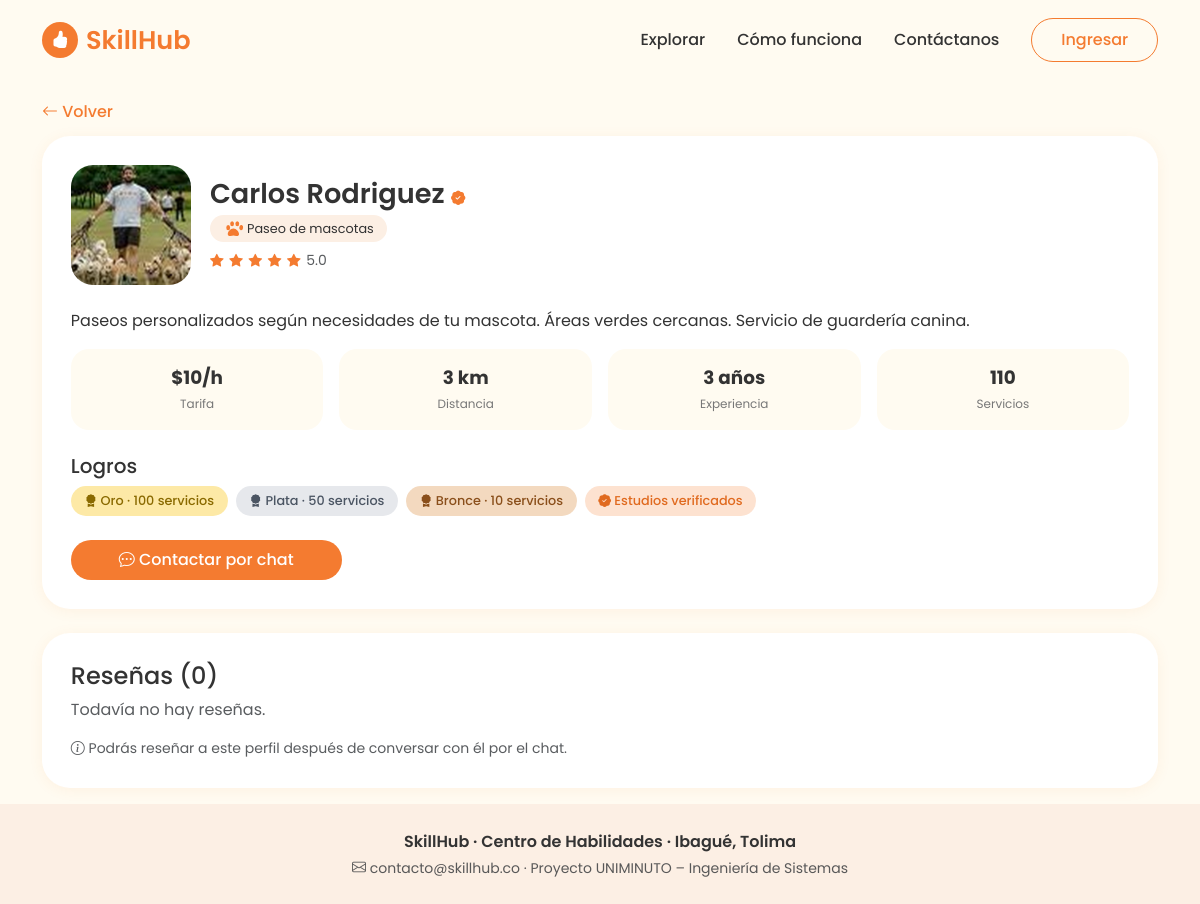
Page /perfil/2 on the committed database.
### tables this page shows
CREATE TABLE oferentes (
    id INTEGER PRIMARY KEY AUTOINCREMENT,
    usuario_id INTEGER REFERENCES usuarios(id),
    nombre TEXT NOT NULL,
    categoria TEXT NOT NULL,
    descripcion TEXT NOT NULL,
    tarifa INTEGER NOT NULL,
    distancia_km REAL NOT NULL,
    calificacion REAL NOT NULL DEFAULT 0,
    anios_experiencia INTEGER NOT NULL DEFAULT 0,
    servicios_completados INTEGER NOT NULL DEFAULT 0,
    verificado INTEGER NOT NULL DEFAULT 0,
    foto TEXT
);

### controllers/main_controller.py (the view)
@bp.route("/perfil/<int:oferente_id>")
def perfil(oferente_id):
    o = OferenteModel.obtener(oferente_id)
    if o is None:
        abort(404)
    puede_resenar = bool(g.usuario) and MensajeModel.hay_interaccion(g.usuario["id"], oferente_id)
    return render_template(
        "perfil.html", o=o, categorias=CATEGORIAS,
        medallas=OferenteModel.medallas(o["servicios_completados"]),
        resenas=ResenaModel.listar(oferente_id), puede_resenar=puede_resenar,
    )

### app.py (called while the page is built)
def create_app():
    app = Flask(__name__, template_folder=Config.TEMPLATES_FOLDER,
                static_folder=Config.STATIC_FOLDER)
    app.config.from_object(Config)
    database.init_app(app)
    app.before_request(cargar_usuario)
    app.register_blueprint(main_controller.bp)
    app.register_blueprint(auth_controller.bp)
    app.register_blueprint(chat_controller.bp)
    @app.context_processor
    def globales():
        return {"usuario": g.get("usuario"), "NOMBRES_CATEGORIA": CATEGORIAS}
    @app.errorhandler(404)
    def no_encontrado(_):
        return render_template("404.html"), 404
    return app

### controllers/utils.py (called while the page is built)
def cargar_usuario():
    uid = session.get("usuario_id")
    g.usuario = UsuarioModel.por_id(uid) if uid else None

### database.py (called while the page is built)
def get_db():
    if "db" not in g:
        g.db = sqlite3.connect(current_app.config["DATABASE"])
        g.db.row_factory = sqlite3.Row
        g.db.execute("PRAGMA foreign_keys = ON")
    return g.db

### models/oferente_model.py (called while the page is built)
    @staticmethod
    def obtener(oferente_id):
        return get_db().execute(
            "SELECT * FROM oferentes WHERE id = ?", (oferente_id,)
        ).fetchone()

    @staticmethod
    def medallas(servicios):
        return [{"nivel": n, "detalle": d} for minimo, n, d in MEDALLAS if servicios >= minimo]

### models/resena_model.py (called while the page is built)
    @staticmethod
    def listar(oferente_id):
        return get_db().execute(
            """SELECT r.*, u.nombre AS autor FROM resenas r
               JOIN usuarios u ON u.id = r.usuario_id
               WHERE r.oferente_id = ? ORDER BY r.id DESC""",
            (oferente_id,),
        ).fetchall()

### views/templates/perfil.html (shortened to what this page needs)
{% extends 'base.html' %}
{% from '_macros.html' import estrellas, foto, icono %}
{% block contenido %}
<a href="{{ url_for('main.index') }}" class="volver"><i class="bi bi-arrow-left"></i> Volver</a>
<section class="perfil-card">
  <div class="perfil-cabecera">
    {{ foto(o, 'avatar avatar-grande') }}
    <div>
      <h1>{{ o['nombre'] }}
        {% if o['verificado'] %}<i class="bi bi-patch-check-fill verificado" title="Estudios verificados"></i>{% endif %}
      </h1>
      <span class="badge-cat">{{ icono(o['categoria']) }} {{ categorias[o['categoria']] }}</span>
      <div class="mt-2">{{ estrellas(o['calificacion']) }} <small class="text-muted">{{ o['calificacion'] }}</small></div>
    </div>
  </div>
  <p class="mt-4">{{ o['descripcion'] }}</p>
  <div class="row g-3 datos">
    <div class="col-6 col-md-3"><div class="dato"><strong>${{ o['tarifa'] }}/h</strong><span>Tarifa</span></div></div>
    <div class="col-6 col-md-3"><div class="dato"><strong>{{ '%g' % o['distancia_km'] }} km</strong><span>Distancia</span></div></div>
    <div class="col-6 col-md-3"><div class="dato"><strong>{{ o['anios_experiencia'] }} años</strong><span>Experiencia</span></div></div>
    <div class="col-6 col-md-3"><div class="dato"><strong>{{ o['servicios_completados'] }}</strong><span>Servicios</span></div></div>
  </div>
  <h5 class="mt-4">Logros</h5>
  <div class="d-flex flex-wrap gap-2">
    {% for m in medallas %}
      <span class="medalla medalla-{{ m['nivel']|lower }}"><i class="bi bi-award-fill"></i> {{ m['nivel'] }} · {{ m['detalle'] }}</span>
    {% else %}<span class="text-muted small">Aún sin medallas.</span>{% endfor %}
    {% if o['verificado'] %}<span class="medalla medalla-ver"><i class="bi bi-patch-check-fill"></i> Estudios verificados</span>{% endif %}
  </div>
  <a class="btn btn-sh mt-4 px-5" href="{{ url_for('chat.sala', oferente_id=o['id']) }}">
    <i class="bi bi-chat-dots"></i> Contactar por chat
  </a>
</section>
<section class="perfil-card mt-4">
  <h4>Reseñas ({{ resenas|length }})</h4>
  {% for r in resenas %}
    <div class="resena">
      <div><strong>{{ r['autor'] }}</strong> {{ estrellas(r['estrellas']) }}</div>
      <p class="mb-0">{{ r['comentario'] }}</p>
    </div>
  {% else %}<p class="text-muted">Todavía no hay reseñas.</p>{% endfor %}
  {% if puede_resenar %}
    <form method="post" action="{{ url_for('main.resenar', oferente_id=o['id']) }}" class="mt-4">
      <h6>Deja tu reseña</h6>
      <select name="estrellas" class="form-select mb-2" required>
        <option value="">Calificación…</option>
        {% for i in range(5, 0, -1) %}<option value="{{ i }}">{{ i }} estrella{{ 's' if i > 1 }}</option>{% endfor %}
      </select>
      <textarea name="comentario" class="form-control mb-2" rows="3" maxlength="400" placeholder="Cuéntanos cómo fue el servicio" required></textarea>
      <button class="btn btn-sh px-4">Publicar</button>
    </form>
  {% else %}
    <p class="small text-muted mt-3 mb-0"><i class="bi bi-info-circle"></i> Podrás reseñar a este perfil después de conversar con él por el chat.</p>
  {% endif %}
</section>
{% endblock %}

### views/templates/base.html (shortened to what this page needs)
<!DOCTYPE html>
<html lang="es">
<head>
  <link href="https://cdn.jsdelivr.net/npm/bootstrap@5.3.3/dist/css/bootstrap.min.css" rel="stylesheet">
  <link href="https://cdn.jsdelivr.net/npm/bootstrap-icons@1.11.3/font/bootstrap-icons.min.css" rel="stylesheet">
  <link href="{{ url_for('static', filename='css/style.css') }}" rel="stylesheet">
</head>
<body>
  <nav class="navbar navbar-expand-lg sh-nav">
    <div class="container-xl">
      <a class="navbar-brand sh-logo" href="{{ url_for('main.index') }}">
        <span class="sh-logo-icono"><i class="bi bi-hand-thumbs-up-fill"></i></span>SkillHub
      </a>
      <div class="collapse navbar-collapse justify-content-end" id="menu">
        <ul class="navbar-nav align-items-lg-center gap-lg-3">
          <li class="nav-item"><a class="nav-link" href="{{ url_for('main.index') }}#resultados">Explorar</a></li>
          <li class="nav-item"><a class="nav-link" href="{{ url_for('main.index') }}#como-funciona">Cómo funciona</a></li>
          <li class="nav-item"><a class="nav-link" href="#contacto">Contáctanos</a></li>
          <li class="nav-item ms-lg-2">
            {% if usuario %}
              <span class="me-2 small text-muted d-none d-lg-inline">Hola, {{ usuario['nombre'].split()[0] }}</span>
              <a class="btn btn-sh-outline" href="{{ url_for('auth.logout') }}">Salir</a>
            {% else %}
              <a class="btn btn-sh-outline" href="{{ url_for('auth.login') }}">Ingresar</a>
            {% endif %}
          </li>
        </ul>
      </div>
    </div>
  </nav>
  <main class="container-xl">
    {% block contenido %}{% endblock %}
  </main>
  <footer id="contacto" class="sh-footer">
    <div class="container-xl text-center">
      <p class="mb-1 fw-semibold">SkillHub · Centro de Habilidades · Ibagué, Tolima</p>
      <p class="mb-0 small text-muted">
        <i class="bi bi-envelope"></i> contacto@skillhub.co · Proyecto UNIMINUTO – Ingeniería de Sistemas
      </p>
    </div>
  </footer>
</body>
</html>

### views/templates/_macros.html (shortened to what this page needs)
{% macro estrellas(valor) %}
  <span class="estrellas" aria-label="{{ valor }} de 5 estrellas">
    {% for i in range(1, 6) %}
      <i class="bi {{ 'bi-star-fill' if valor >= i - 0.25 else ('bi-star-half' if valor >= i - 0.75 else 'bi-star') }}"></i>
    {% endfor %}
  </span>
{% endmacro %}
{% macro foto(o, clase='avatar') %}
  {% if o['foto'] %}
    <img class="{{ clase }}" src="{{ url_for('static', filename='img/' + o['foto']) }}" alt="Foto de {{ o['nombre'] }}">
  {% else %}
    <span class="{{ clase }} avatar-inicial" aria-hidden="true">{{ o['nombre'][0] }}</span>
  {% endif %}
{% endmacro %}

### static/css/style.css (style rules this page uses)
:root { --sh-naranja: #f47b30; --sh-naranja-osc: #e06a1f; --sh-crema: #fffbf1; --sh-durazno: #fdd9bf; --sh-chip: #fcefe4; --sh-texto: #333; }
* { font-family: 'Poppins', system-ui, sans-serif; }
body { background: var(--sh-crema); color: var(--sh-texto); }
a { color: var(--sh-naranja); }
.sh-nav { padding: 1rem 0; }
.sh-logo { display: flex; align-items: center; gap: .5rem; color: var(--sh-naranja) !important; font-weight: 600; font-size: 1.6rem; }
.sh-logo-icono { background: var(--sh-naranja); color: #fff; width: 36px; height: 36px; border-radius: 50%; display: inline-flex; align-items: center; justify-content: center; font-size: 1.1rem; }
.sh-nav .nav-link { color: var(--sh-texto); font-weight: 500; }
.btn-sh { background: var(--sh-naranja); color: #fff; border: 0; border-radius: 50rem; font-weight: 500; padding: .5rem 1.5rem; }
.btn-sh-outline { border: 1px solid var(--sh-naranja); color: var(--sh-naranja); border-radius: 50rem; padding: .55rem 1.8rem; font-weight: 500; background: transparent; }
.icono-svg { width: 1.3rem; height: 1.3rem; }
.avatar { width: 94px; height: 94px; border-radius: 22px; object-fit: cover; display: block; margin: 0 auto .35rem; }
.estrellas { color: var(--sh-naranja); font-size: .85rem; letter-spacing: 1px; }
.verificado { color: var(--sh-naranja); font-size: .9rem; }
.sh-footer { background: var(--sh-chip); padding: 1.6rem 0; margin-top: 1rem; }
.volver { display: inline-block; margin: 1.2rem 0 .8rem; text-decoration: none; font-weight: 500; }
.perfil-card { background: #fff; border-radius: 28px; padding: 1.8rem; box-shadow: 0 2px 14px rgba(244,123,48,.08); }
.perfil-cabecera { display: flex; align-items: center; gap: 1.2rem; flex-wrap: wrap; }
.perfil-cabecera h1 { font-size: 1.7rem; font-weight: 600; margin: 0 0 .3rem; }
.avatar-grande { width: 120px; height: 120px; margin: 0; }
.badge-cat { background: var(--sh-chip); color: var(--sh-texto); padding: .3rem .8rem; border-radius: 50rem; font-size: .8rem; }
.badge-cat i, .badge-cat svg { color: var(--sh-naranja); }
.dato { background: var(--sh-crema); border-radius: 18px; text-align: center; padding: .9rem .5rem; }
.dato strong { display: block; font-size: 1.15rem; }
.dato span { font-size: .75rem; color: #777; }
.medalla { padding: .35rem .85rem; border-radius: 50rem; font-size: .8rem; font-weight: 500; }
.medalla-bronce { background: #f3d9bf; color: #8a4f1b; }
.medalla-plata { background: #e6e8ec; color: #4b5563; }
.medalla-oro { background: #fde9a6; color: #8a6a00; }
.medalla-ver { background: #fde2d0; color: var(--sh-naranja-osc); }

### rows in the picture
oferentes: foto (picture), nombre "Carlos Rodriguez", categoria "Paseo de mascotas", calificacion "5.0", descripcion "Paseos personalizados según necesidades de tu mascota. Áreas verdes cercanas. Servicio de guardería canina.", tarifa "10", distancia_km "3", anios_experiencia "3", servicios_completados "110"

### other values in the picture
{{ m['nivel'] }} "Oro" "Plata" "Bronce"
{{ m['detalle'] }} "100 servicios" "50 servicios" "10 servicios"
{{ resenas|length }} "0"
